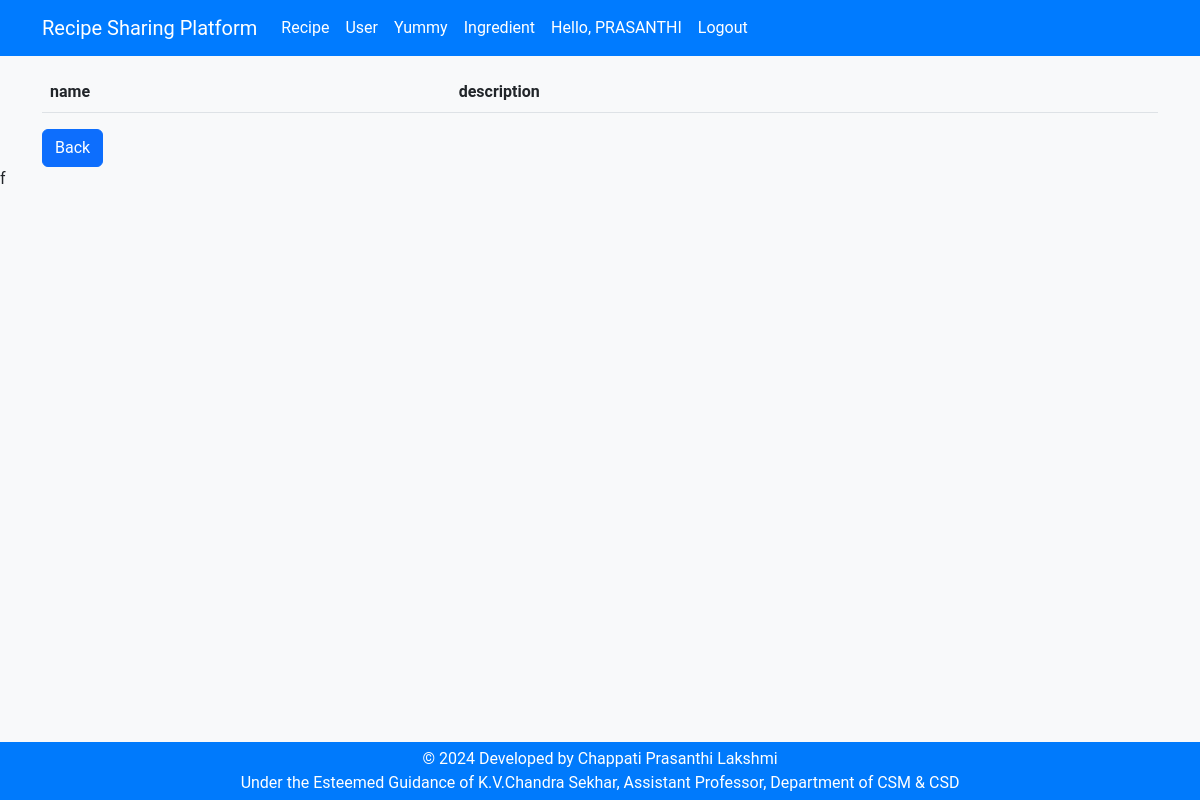
The app's page /Yummly/ (signed in), older data.
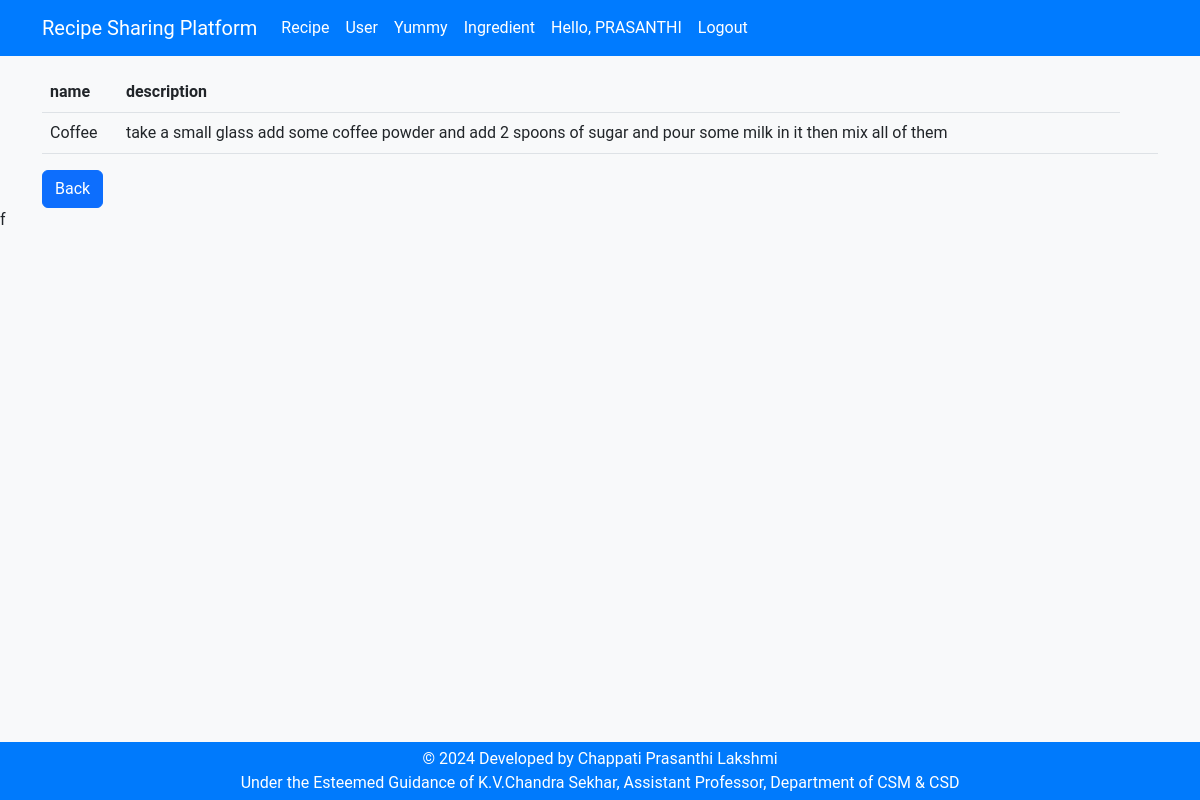
The same page, newer data.
### Yummly/models.py (models this page shows, shortened)
class Yummy(models.Model):
    name = models.CharField(max_length=255)
    description = models.TextField(null=True, blank=True)

### recipesharingplatform/views.py (the view)
# urls.py: path('Yummly/',Yummly,name='Yummly'),
@login_required
def Yummly(request):
    yummy = Yummy.objects.all()
    return render(request, "Yummly.html" ,{'Yummy': yummy})

### templates/Yummly.html (shortened to what this page needs)
{% load static %}
<!DOCTYPE html>
<html lang="en">
<head>
  <link href="{% static 'css/bootstrap.min.css' %}" rel="stylesheet">
  <link href="{% static 'css/styles.css' %}" rel="stylesheet">
</head>
<body>
  {% include 'header.html' %}
  <div class="container">
    <h1 class="text-center mb-4">List of All Yummly Information</h1>
    <div class="row">
      <div class="col-md-12">
        <table class="table table-hover">
          <thead>
            <tr>
              <th scope="col">name</th>
              <th scope="col">description</th>
            </tr>
          </thead>
          <tbody>
            {% block content %}
            {% for a in Yummy %}
            <tr>
              <td>{{a.name}}</td>
              <td>{{a.description}}</td>
              <td></td>
              <td></td>
            </tr>
            {% endfor %}
            {% endblock %}
          </tbody>
        </table>
      <button onclick="location.href='/'" class="btn btn-primary">Back</button>
      </div>
    </div>
  </div>
  {% include 'footer.html' %}
</body>
</html>

### templates/header.html (shortened to what this page needs)
<header>
    <div class="header">
      <nav class="navbar navbar-expand-lg fixed-top myNav">
        <div class="container">
          <a class="navbar-brand ms-auto" href="/">Recipe Sharing Platform</a>
          <div class="collapse navbar-collapse" id="navbarNav">
            <ul class="navbar-nav">
              <li class="nav-item">
                <a class="nav-link" href="/AllRecipes/">Recipe</a>
              </li>
              <li class="nav-item">
                <a class="nav-link" href="/Tasty/">User</a>
              </li>
              <li class="nav-item">
                <a class="nav-link" href="/Yummly/">Yummy</a>
              </li>
              <li class="nav-item">
                <a class="nav-link" href="/Cookpad/">Ingredient</a>
              </li>
              {% if user.is_authenticated %}
                <li class="nav-item"><a class="nav-link" href="#">Hello, {{ user.username}} {{ user_type}} </a></li>
                <li class="nav-item">
                  <a class="nav-link" href="/accounts/logout">Logout</a>
                </li>
              {% endif %}
            </ul>
          </div>
        </div>
      </nav>
    </div>
  </header>

### templates/footer.html
<div class="footer">
    <p class="text-center">© 2024 Developed by Chappati Prasanthi Lakshmi</p>
    <p class="text-center">Under the Esteemed Guidance of K.V.Chandra Sekhar, Assistant Professor, Department of CSM & CSD</p>
  </div>f

### static/css/styles.css (style rules this page uses)
body { background-color: #f8f9fa; font-family: 'Roboto', sans-serif; }
.myNav { background-color: #007bff; }
.myNav a { color: #fff; }
.header { display: block; }
.footer { background-color: #007afc; color: #fff; padding: 5px 0; position: fixed; bottom: 0; width: 100%; }
.footer p { margin-bottom: 0; }

Row changes from the older to the newer data that the page shows:
added Yummy: name "Coffee", description "take a small glass add some coffee powder and add 2 spoons of sugar and pour some milk in it then mix all of them"
